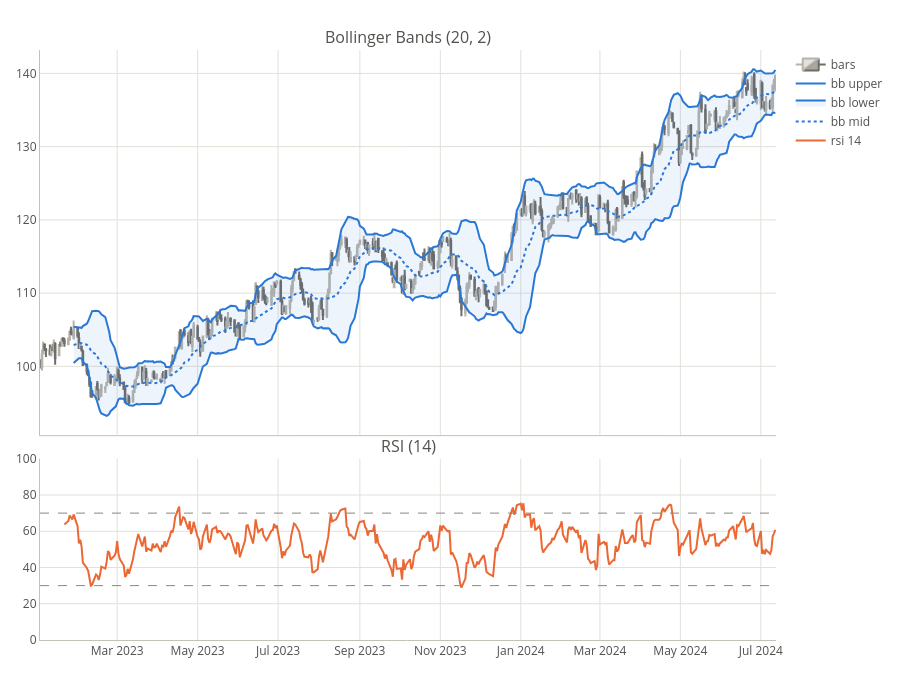

Notebook source saved alongside this figure:
### Markdown cell above
Bollinger Bands and RSI against the same price, sharing a date axis: the bands measure how
far price sits from its 20-bar mean in standard deviations, RSI how one-sided the recent moves
have been. Touches of the outer bands and RSI extremes tend to line up, but not always.

### Code cell
from plotly.subplots import make_subplots

bands = ta_tools.bb(CLOSE, 20, 2.0)
strength = ta_tools.rsi(CLOSE, 14)

fig = make_subplots(rows=2, cols=1, shared_xaxes=True, row_heights=[0.68, 0.32],
                    vertical_spacing=0.04,
                    subplot_titles=('Bollinger Bands (20, 2)', 'RSI (14)'))

fig.add_trace(go.Candlestick(x=BARS.index, open=OPEN, high=HIGH, low=LOW, close=CLOSE,
                             name='bars', **CANDLES), row=1, col=1)
fig.add_trace(go.Scatter(x=bands.index, y=bands['bb_upper_20'], mode='lines', name='bb upper',
                         line=dict(color=SERIES[0], width=2)), row=1, col=1)
fig.add_trace(go.Scatter(x=bands.index, y=bands['bb_lower_20'], mode='lines', name='bb lower',
                         line=dict(color=SERIES[0], width=2), fill='tonexty',
                         fillcolor='rgba(42, 120, 214, 0.08)'), row=1, col=1)
fig.add_trace(go.Scatter(x=bands.index, y=bands['bb_mid_20'], mode='lines', name='bb mid',
                         line=dict(color=SERIES[0], width=2, dash='dot')), row=1, col=1)

fig.add_trace(go.Scatter(x=strength.index, y=strength, mode='lines', name='rsi 14',
                         line=dict(color=SERIES[1], width=2)), row=2, col=1)
for level in (70, 30):
    fig.add_hline(y=level, line=dict(color='#898781', width=1, dash='dash'), row=2, col=1)

style(fig, height=680)
fig.update_yaxes(range=[0, 100], row=2, col=1)
fig.update_xaxes(rangeslider_visible=False)
fig.show()

### Figure 1 — Plotly figure (JSON) as saved in the notebook; plotly's stock layout.template omitted (floating-point values rounded to 4 significant figures; data arrays with more than 128 entries replaced by an {"elided": "..."} marker saying what was removed)
{"data": [{"close": {"elided": "400 float values"}, "decreasing": {"fillcolor": "#a9a79f", "line": {"color": "#6f6d68"}}, "high": {"elided": "400 float values"}, "increasing": {"fillcolor": "#e1e0d9", "line": {"color": "#b5b3aa"}}, "low": {"elided": "400 float values"}, "name": "bars", "open": {"elided": "400 float values"}, "type": "candlestick", "x": {"elided": "400 str values"}, "xaxis": "x", "yaxis": "y"}, {"line": {"color": "#2a78d6", "width": 2}, "mode": "lines", "name": "bb upper", "type": "scatter", "x": {"elided": "400 str values"}, "xaxis": "x", "y": {"elided": "400 float values"}, "yaxis": "y"}, {"fill": "tonexty", "fillcolor": "rgba(42, 120, 214, 0.08)", "line": {"color": "#2a78d6", "width": 2}, "mode": "lines", "name": "bb lower", "type": "scatter", "x": {"elided": "400 str values"}, "xaxis": "x", "y": {"elided": "400 float values"}, "yaxis": "y"}, {"line": {"color": "#2a78d6", "dash": "dot", "width": 2}, "mode": "lines", "name": "bb mid", "type": "scatter", "x": {"elided": "400 str values"}, "xaxis": "x", "y": {"elided": "400 float values"}, "yaxis": "y"}, {"line": {"color": "#eb6834", "width": 2}, "mode": "lines", "name": "rsi 14", "type": "scatter", "x": {"elided": "400 str values"}, "xaxis": "x2", "y": {"elided": "400 float values"}, "yaxis": "y2"}], "layout": {"annotations": [{"font": {"size": 16}, "showarrow": false, "text": "Bollinger Bands (20, 2)", "x": 0.5, "xanchor": "center", "xref": "paper", "y": 1.0, "yanchor": "bottom", "yref": "paper"}, {"font": {"size": 16}, "showarrow": false, "text": "RSI (14)", "x": 0.5, "xanchor": "center", "xref": "paper", "y": 0.3072, "yanchor": "bottom", "yref": "paper"}], "font": {"color": "#52514e"}, "height": 680, "hovermode": "x unified", "legend": {"traceorder": "normal"}, "margin": {"b": 40, "l": 40, "r": 20, "t": 50}, "paper_bgcolor": "white", "plot_bgcolor": "white", "shapes": [{"line": {"color": "#898781", "dash": "dash", "width": 1}, "type": "line", "x0": 0, "x1": 1, "xref": "x2 domain", "y0": 70, "y1": 70, "yref": "y2"}, {"line": {"color": "#898781", "dash": "dash", "width": 1}, "type": "line", "x0": 0, "x1": 1, "xref": "x2 domain", "y0": 30, "y1": 30, "yref": "y2"}], "title": {}, "xaxis": {"anchor": "y", "domain": [0.0, 1.0], "gridcolor": "#e1e0d9", "linecolor": "#c3c2b7", "matches": "x2", "rangeslider": {"visible": false}, "showticklabels": false}, "xaxis2": {"anchor": "y2", "domain": [0.0, 1.0], "gridcolor": "#e1e0d9", "linecolor": "#c3c2b7", "rangeslider": {"visible": false}}, "yaxis": {"anchor": "x", "domain": [0.3472, 1.0], "gridcolor": "#e1e0d9", "linecolor": "#c3c2b7"}, "yaxis2": {"anchor": "x2", "domain": [0.0, 0.3072], "gridcolor": "#e1e0d9", "linecolor": "#c3c2b7", "range": [0, 100]}}}
